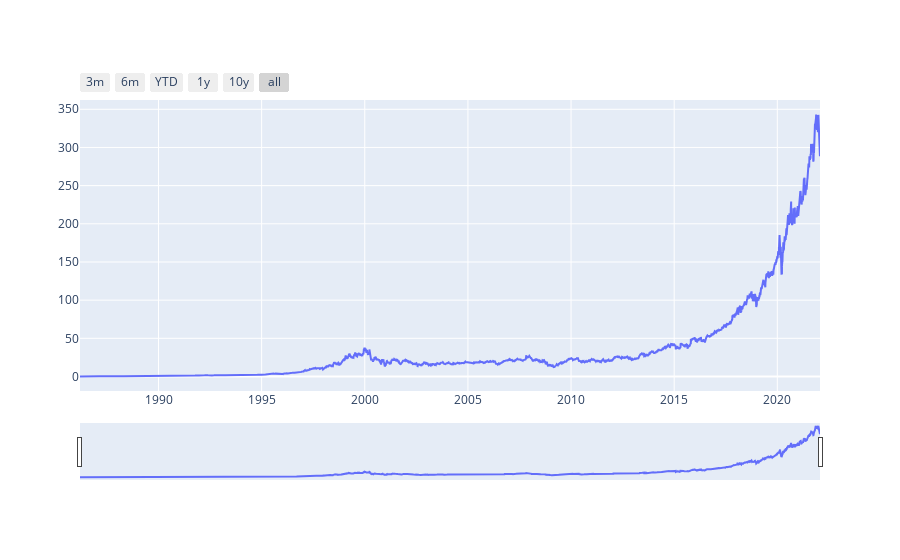

Source (notebook cell):
### Code cell
price_plot(df)

### Figure 1 — Plotly figure (JSON) as saved in the notebook; plotly's stock layout.template omitted (floating-point values rounded to 4 significant figures; data arrays with more than 128 entries replaced by an {"elided": "..."} marker saying what was removed)
{"data": [{"hovertemplate": "Precio de cierre: %{y}<extra></extra>", "type": "scatter", "x": {"elided": "9043 str values"}, "y": {"elided": "9043 float values"}}], "layout": {"autosize": true, "hovermode": "x unified", "xaxis": {"autorange": true, "range": ["1986-03-13", "2022-01-26"], "rangeselector": {"buttons": [{"count": 3, "label": "3m", "step": "month", "stepmode": "backward"}, {"count": 6, "label": "6m", "step": "month", "stepmode": "backward"}, {"count": 1, "label": "YTD", "step": "year", "stepmode": "todate"}, {"count": 1, "label": "1y", "step": "year", "stepmode": "backward"}, {"count": 10, "label": "10y", "step": "year", "stepmode": "backward"}, {"step": "all"}]}, "rangeslider": {"autorange": true, "range": ["1986-03-13", "2022-01-26"], "visible": true, "yaxis": {"_template": null, "rangemode": "match"}}, "showspikes": true, "spikecolor": "light gray", "spikedash": "solid", "spikemode": "across+toaxis", "tickformatstops": [{"dtickrange": [86400000, 604800000], "value": "%e. %b"}, {"dtickrange": [604800000, "M1"], "value": "%e. %b"}, {"dtickrange": ["M1", "M12"], "value": "%b '%y"}, {"dtickrange": ["M12", null], "value": "%Y"}], "type": "date"}, "yaxis": {"autorange": true, "range": [-19.0, 362.2], "showspikes": true, "spikedash": "solid", "spikemode": "across+toaxis", "type": "linear"}}}
